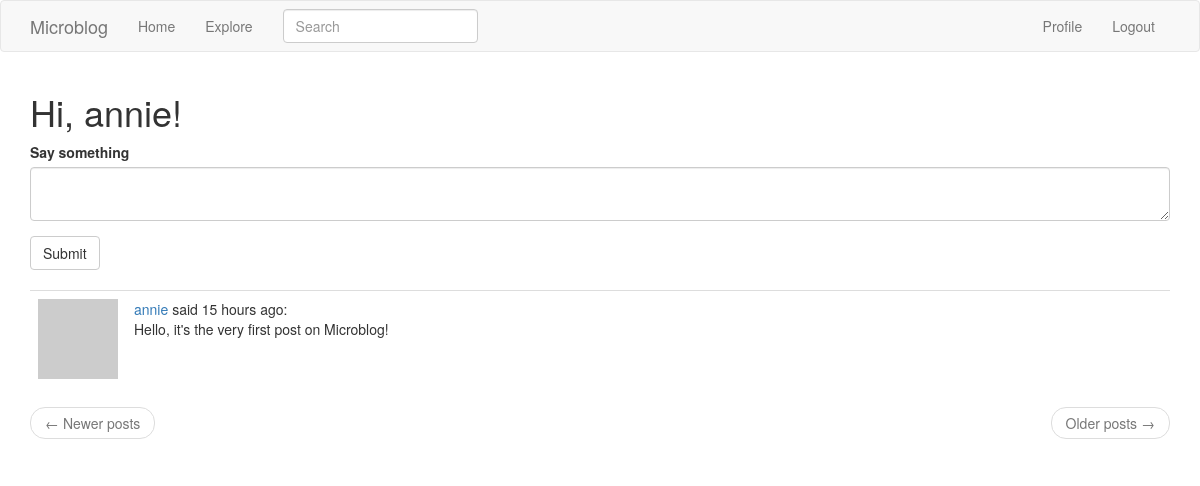
Before: /index (signed in) with the older database file.
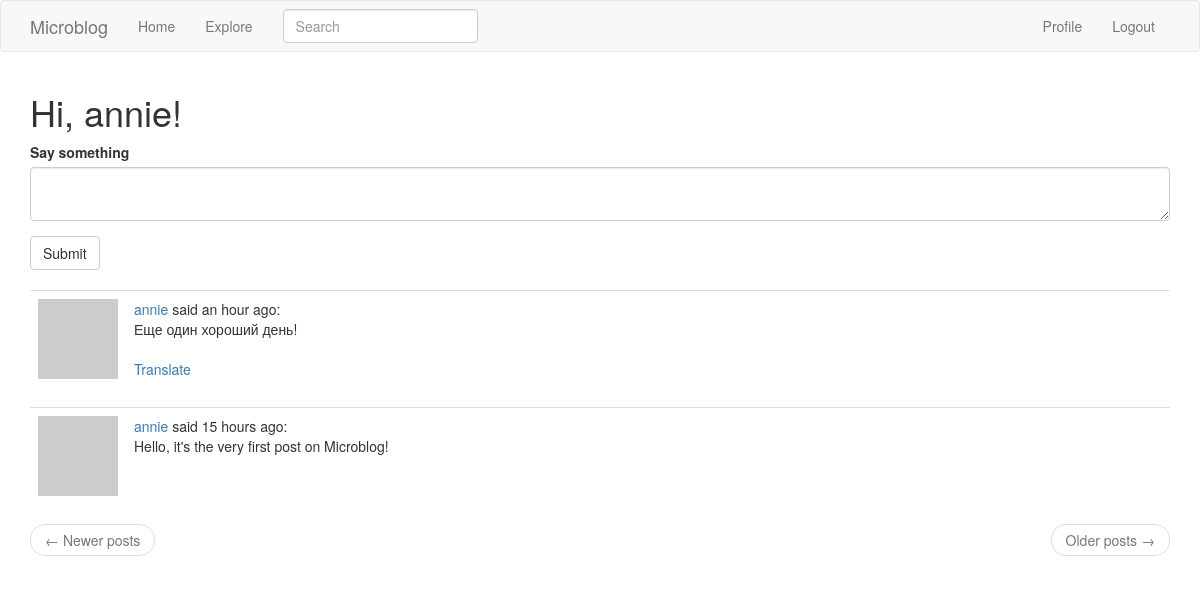
After: the same page with the newer database file.
### app/models.py (models this page shows, shortened)
class SearchableMixin:
    @classmethod
    def before_commit(cls, session):
        session._changes = {
            "add": list(session.new),
            "update": list(session.dirty),
            "delete": list(session.deleted),
        }
    @classmethod
    def after_commit(cls, session):
        for obj in session._changes["add"]:
            if isinstance(obj, SearchableMixin):
                add_to_index(obj.__tablename__, obj)
        for obj in session._changes["update"]:
            if isinstance(obj, SearchableMixin):
                add_to_index(obj.__tablename__, obj)
        for obj in session._changes["delete"]:
            if isinstance(obj, SearchableMixin):
                remove_from_index(obj.__tablename__, obj)
        session._changes = None

class Post(SearchableMixin, db.Model):
    __searchable__ = ["body"]
    id = db.Column(db.Integer, primary_key=True)
    body = db.Column(db.String(140))
    timestamp = db.Column(db.DateTime, index=True, default=dt.datetime.utcnow)
    user_id = db.Column(db.Integer, db.ForeignKey("user.id"), index=True)
    language = db.Column(db.String(5))

### app/main/routes.py (the view, shortened to what this page needs)
@bp.route("/", methods=["GET", "POST"])
@bp.route("/index", methods=["GET", "POST"])
@login_required
def index():
    form = PostForm()
    page = request.args.get("page", 1, type=int)
    posts = current_user.followed_posts().paginate(
        page, current_app.config["POSTS_PER_PAGE"], False
    )
    next_url = url_for("main.index", page=posts.next_num) if posts.has_next else None
    prev_url = url_for("main.index", page=posts.prev_num) if posts.has_prev else None
    return render_template(
        "index.html",
        title=_("Home"),
        form=form,
        posts=posts.items,
        next_url=next_url,
        prev_url=prev_url,
    )

### app/main/forms.py
class SearchForm(FlaskForm):
    q = StringField(_l("Search"), validators=[DataRequired()])
    def __init__(self, *args, **kwargs):
        if "formdata" not in kwargs:
            kwargs["formdata"] = request.args
        if "csrf_enabled" not in kwargs:
            kwargs["csrf_enabled"] = False
        super(SearchForm, self).__init__(*args, **kwargs)

class PostForm(FlaskForm):
    post = TextAreaField(_l("Say something"), validators=[DataRequired()])
    submit = SubmitField(_l("Submit"))

### app/main/routes.py (called while the page is built)
@bp.before_app_request
def before_request():
    if current_user.is_authenticated:
        current_user.last_seen = datetime.utcnow()
        db.session.commit()
        g.search_form = SearchForm()
    g.locale = str(get_locale())

### app/models.py (called while the page is built)
@login_manager.user_loader
def load_user(id):
    return User.query.get(int(id))

    def avatar(self, size):
        digest = md5(self.email.lower().encode("utf-8")).hexdigest()
        return "https://www.gravatar.com/avatar/{}?d=identicon&s={}".format(
            digest, size
        )

### app/templates/index.html
{% extends "base.html" %}
{% import 'bootstrap/wtf.html' as wtf %}
{% block app_content %}
    <h1>{{ _("Hi, %(username)s!", username=current_user.username) }}</h1>
    {% if form %}
        {{ wtf.quick_form(form) }}
        <br>
    {% endif %}
    {% for post in posts %}
        {% include '_post.html' %}
    {% endfor %}
    <nav aria-label="...">
        <ul class="pager">
            <li class="previous{% if not prev_url %} disabled{% endif %}">
                <a href="{{ prev_url or '#' }}">
                    <span aria-hidden="true">&larr;</span> Newer posts
                </a>
            </li>
            <li class="next{% if not next_url %} disabled{% endif %}">
                <a href="{{ next_url or '#' }}">
                    Older posts <span aria-hidden="true">&rarr;</span>
                </a>
            </li>
        </ul>
    </nav>
{% endblock %}

### app/templates/_post.html (shortened to what this page needs)
<table class="table table-hover">
    <tr>
        <td width="70px">
            <a href="{{ url_for('main.user', username=post.author.username) }}">
                <img src="{{ post.author.avatar(70) }}" />
            </a>
        </td>
        <td>
            {{ _('%(username)s said %(when)s', username=user_link, when=moment(post.timestamp).fromNow()) }}:
            <br>
            <span id="post{{ post.id }}">{{ post.body }}</span>
            {% if post.language and post.language != g.locale %}
                <br><br>
                <span id="translation{{ post.id }}">
                    <a href="javascript:translate(
                        '#post{{ post.id }}',
                        '#translation{{ post.id }}',
                        '{{ post.language }}',
                        '{{ g.locale }}');"
                    >{{ _('Translate') }}</a>
                </span>
            {% endif %}
        </td>
    </tr>
</table>

Changed rows visible on the page:
added Post: body "Еще один хороший день!"
